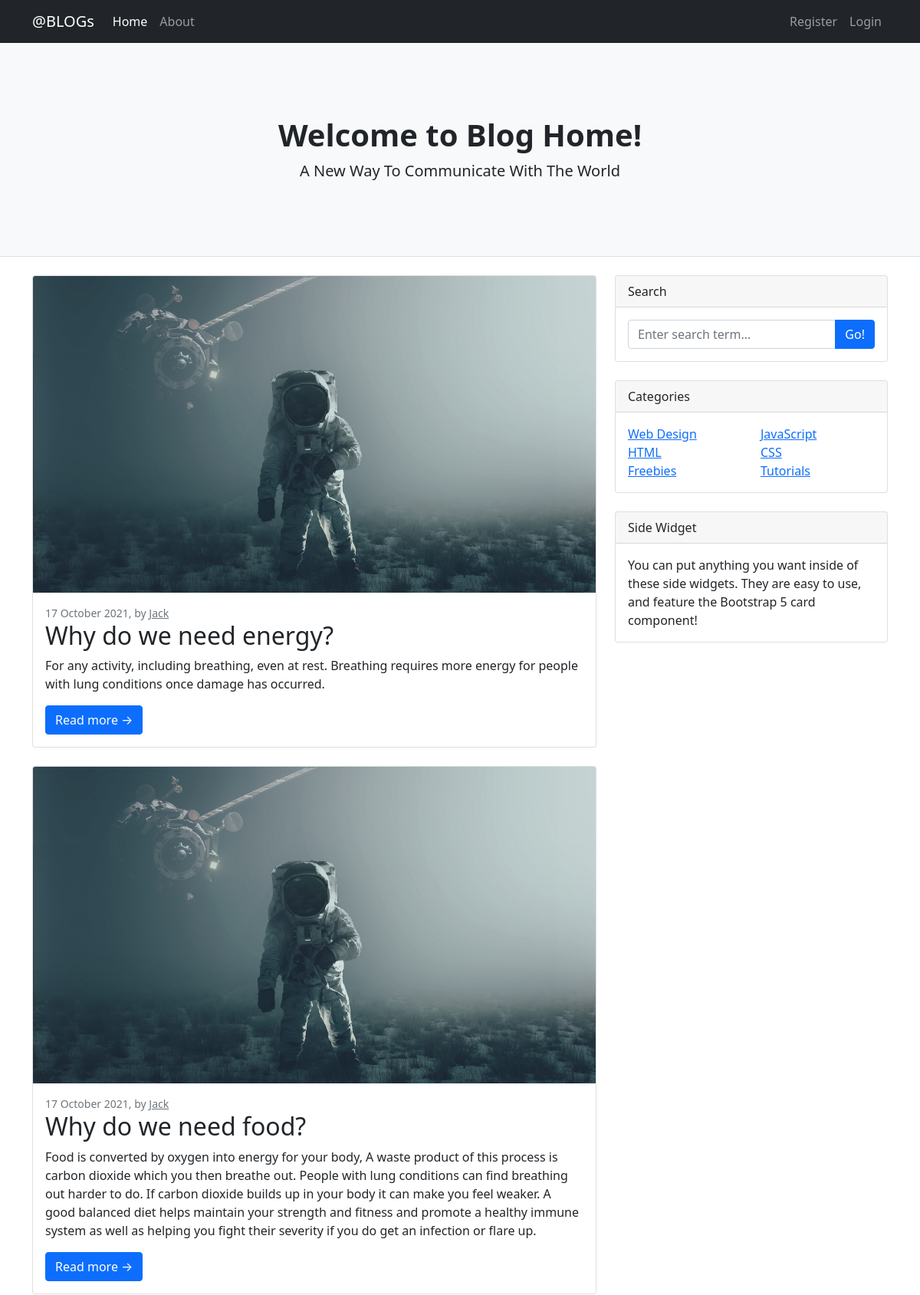
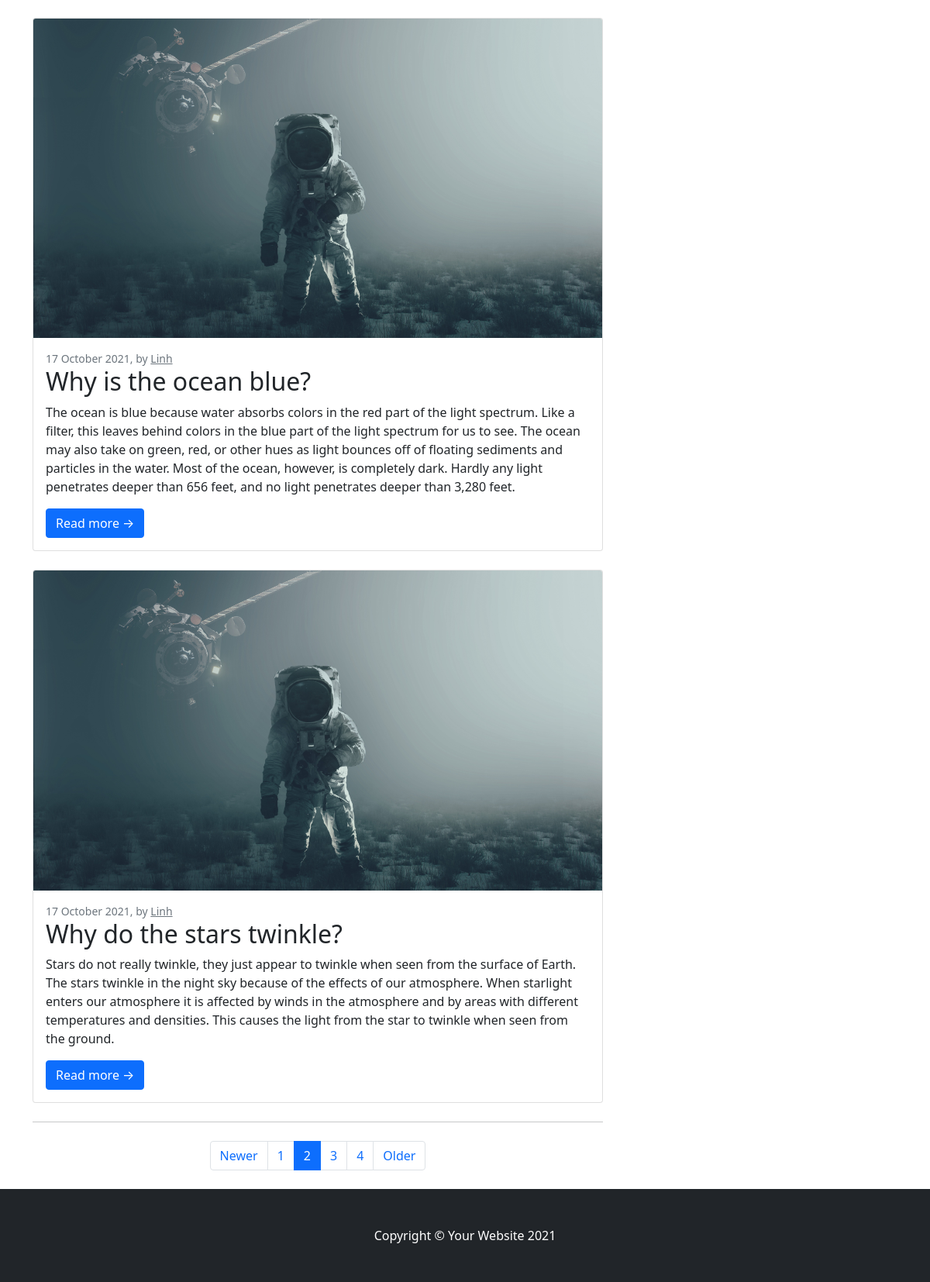
Screenshot of /?page=2 with the database file from the repository (2 pictures, top to bottom).
### blog/models.py (models this page shows, shortened)
class Post(models.Model):
    title = models.CharField(max_length=100)
    picture = models.ImageField(default='post.jpg', upload_to='post_pics')
    content = models.TextField()
    date_posted = models.DateTimeField(default=timezone.now)
    author = models.ForeignKey(User, on_delete=models.CASCADE)

### blog/views.py (the view)
# urls.py: path('', PostListView.as_view(), name='blog-home'),
class PostListView(ListView):
    model = Post
    template_name = "blog/home.html"
    context_object_name = 'posts'
    ordering = ['-date_posted']
    paginate_by = 4

### blog/templates/blog/home.html (shortened to what this page needs)
{% extends "blog/base.html" %}
{% block content %}
    <header class="py-5 bg-light border-bottom mb-4">
        <div class="container">
            <div class="text-center my-5">
                <h1 class="fw-bolder">Welcome to Blog Home!</h1>
                <p class="lead mb-0">A New Way To Communicate With The World</p>
            </div>
        </div>
    </header>
    <div class="container">
        <div class="row">
            <div class="col-lg-8">
                {% for post in posts %}
                    <div class="card mb-4">
                        <a href="{% url 'post-detail' post.id %}"><img class="card-img-top" src="{{ post.picture.url }}" alt="..." /></a>
                        <div class="card-body">
                            <div class="small text-muted">{{ post.date_posted|date:"d F Y" }}, by <a class="text-muted" href="{% url 'user-posts' post.author.username %}">{{ post.author }}</a></div>
                            <h2 class="card-title">{{ post.title }}</h2>
                            <p class="card-text">{{ post.content }}</p>
                            <a class="btn btn-primary" href="{% url 'post-detail' post.id %}">Read more →</a>
                        </div>
                    </div>
                {% endfor %}
                {% if is_paginated %}
                    <nav aria-label="Pagination">
                        <hr class="my-0" />
                        <ul class="pagination justify-content-center my-4">
                            {% if page_obj.has_previous %}
                                <li class="page-item"><a class="page-link" href="?page={{ page_obj.previous_page_number }}" tabindex="-1">Newer</a></li>
                            {% else %}
                                <li class="page-item disabled"><a class="page-link" href="#" tabindex="-1" aria-disabled="true">Newer</a></li>
                            {% endif %}
                            {% for num in page_obj.paginator.page_range %}
                                {% if page_obj.number == num %}
                                    <li class="page-item active" aria-current="page"><a class="page-link" href="?page={{ num }}">{{ num }}</a></li>
                                {% elif num > page_obj.number|add:'-3' and num < page_obj.number|add:'3' %}
                                    <li class="page-item"><a class="page-link" href="?page={{ num }}">{{ num }}</a></li>
                                {% endif %}
                            {% endfor %}
                            {% if page_obj.has_next %}
                                <li class="page-item"><a class="page-link" href="?page={{ page_obj.next_page_number }}">Older</a></li>
                            {% else %}
                                <li class="page-item disabled"><a class="page-link" href="#" tabindex="-1" aria-disabled="true">Older</a></li>
                            {% endif %}
                        </ul>
                    </nav>
                {% endif %}
            </div>
            <div class="col-lg-4">
                <div class="card mb-4">
                    <div class="card-header">Search</div>
                    <div class="card-body">
                        <div class="input-group">
                            <input class="form-control" type="text" placeholder="Enter search term..." aria-label="Enter search term..." aria-describedby="button-search" />
                            <button class="btn btn-primary" id="button-search" type="button">Go!</button>
                        </div>
                    </div>
                </div>
                <div class="card mb-4">
                    <div class="card-header">Categories</div>
                    <div class="card-body">
                        <div class="row">
                            <div class="col-sm-6">
                                <ul class="list-unstyled mb-0">
                                    <li><a href="#!">Web Design</a></li>
                                    <li><a href="#!">HTML</a></li>
                                    <li><a href="#!">Freebies</a></li>
                                </ul>
                            </div>
                            <div class="col-sm-6">
                                <ul class="list-unstyled mb-0">
                                    <li><a href="#!">JavaScript</a></li>
                                    <li><a href="#!">CSS</a></li>
                                    <li><a href="#!">Tutorials</a></li>
                                </ul>
                            </div>
                        </div>
                    </div>
                </div>
                <div class="card mb-4">
                    <div class="card-header">Side Widget</div>
                    <div class="card-body">You can put anything you want inside of these side widgets. They are easy to use, and feature the Bootstrap 5 card component!</div>
                </div>
            </div>
        </div>
    </div>
{% endblock content %}

### blog/templates/blog/base.html (shortened to what this page needs)
{% load static %}
<!DOCTYPE html>
<html lang="en">
    <head>
        <link href="{% static 'blog/css/styles.css' %}" rel="stylesheet" />
    </head>
    <body>
        <nav class="navbar navbar-expand-lg navbar-dark bg-dark">
            <div class="container">
                <a class="navbar-brand" href="{% url 'blog-home' %}">@BLOGs</a>
                <ul class="navbar-nav ms-auto mb-2 mb-lg-0">
                        <li class="nav-item"><a class="nav-link active" aria-current="page" href="{% url 'blog-home' %}">Home</a></li>
                        <li class="nav-item"><a class="nav-link" href="{% url 'blog-about' %}">About</a></li>
                    </ul>
                <div class="collapse navbar-collapse" id="navbarSupportedContent">
                    <ul class="navbar-nav ms-auto mb-2 mb-lg-0">
                        {% if user.is_authenticated %}
                            <li class="nav-item"><a class="nav-link" href="{% url 'post-create' %}">New Post</a></li>
                            <li class="nav-item"><a class="nav-link" href="{% url 'profile' %}">Profile</a></li>
                            <li class="nav-item"><a class="nav-link" href="{% url 'logout' %}">Logout</a></li>
                        {% else %}
                            <li class="nav-item"><a class="nav-link" href="{% url 'register' %}">Register</a></li>
                            <li class="nav-item"><a class="nav-link" href="{% url 'login' %}">Login</a></li>
                        {% endif %}
                    </ul>
                </div>
            </div>
        </nav>
        {% block content %}{% endblock %}
        <footer class="py-5 bg-dark">
            <div class="container"><p class="m-0 text-center text-white">Copyright &copy; Your Website 2021</p></div>
        </footer>
    </body>
</html>

### rows the page displays
Post: picture (picture), date_posted "17 October 2021", author "Jack", title "Why do we need energy?", content "For any activity, including breathing, even at rest. Breathing requires more energy for people with lung conditions once damage has occurred."
Post: picture (picture), date_posted "17 October 2021", author "Jack", title "Why do we need food?", content "Food is converted by oxygen into energy for your body, A waste product of this process is carbon dioxide which you then breathe out. People with lung conditions can find breathing out harder to do. If carbon dioxide builds up in your body it can make you feel weaker. A good balanced diet helps maintain your strength and fitness and promote a healthy immune system as well as helping you fight their severity if you do get an infection or flare up."
Post: picture (picture), date_posted "17 October 2021", author "Linh", title "Why is the ocean blue?", content "The ocean is blue because water absorbs colors in the red part of the light spectrum. Like a filter, this leaves behind colors in the blue part of the light spectrum for us to see. The ocean may also take on green, red, or other hues as light bounces off of floating sediments and particles in the water. Most of the ocean, however, is completely dark. Hardly any light penetrates deeper than 656 feet, and no light penetrates deeper than 3,280 feet."
Post: picture (picture), date_posted "17 October 2021", author "Linh", title "Why do the stars twinkle?", content "Stars do not really twinkle, they just appear to twinkle when seen from the surface of Earth. The stars twinkle in the night sky because of the effects of our atmosphere. When starlight enters our atmosphere it is affected by winds in the atmosphere and by areas with different temperatures and densities. This causes the light from the star to twinkle when seen from the ground."

### other values shown
{{ num }} "1" "3" "4"
{{ num }} "2"
